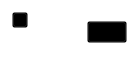
<?xml version="1.0" encoding="UTF-8"?>
<ui version="4.0">
 <class>BannerWidget</class>
 <widget class="QWidget" name="BannerWidget">
  <property name="geometry">
   <rect>
    <x>0</x>
    <y>0</y>
    <width>139</width>
    <height>64</height>
   </rect>
  </property>
  <property name="sizePolicy">
   <sizepolicy hsizetype="Preferred" vsizetype="Preferred">
    <horstretch>0</horstretch>
    <verstretch>0</verstretch>
   </sizepolicy>
  </property>
  <property name="minimumSize">
   <size>
    <width>0</width>
    <height>0</height>
   </size>
  </property>
  <property name="maximumSize">
   <size>
    <width>16777215</width>
    <height>16777215</height>
   </size>
  </property>
  <property name="windowTitle">
   <string/>
  </property>
  <property name="styleSheet">
   <string notr="true">QWidget
{
	background-color: transparent;
}

#wContent
{
	border-radius: 8px;
}

#lText
{
	font-size: 12px;
	font-weight: 400;
}

/* Warning */

#wContent[type=&quot;warning&quot;]
{
	background-color: #FEF4C6; /*colorToken.notification-warning*/
}
#wContent[type=&quot;warning&quot;] #lIcon
{
	image: url(:/alert-triangle.svg);
}

/* Error */

#wContent[type=&quot;error&quot;]
{
	background-color: #FFE4E8; /*colorToken.notification-error*/
}

#wContent[type=&quot;error&quot;] #lIcon
{
	image: url(:/x_circle_small_thin_outline_text_error);
}

/* Info */

#wContent[type=&quot;info&quot;]
{
	background-color: #DFF4FE; /*colorToken.notification-info*/
}

#wContent[type=&quot;info&quot;] #lIcon
{
	qproperty-icon: url(:/info_small_thin_outline_text_info);
}

/* success */

#wContent[type=&quot;success&quot;]
{
	background-color: #DFF4FE; /*colorToken.notification-success*/
}

#wContent[type=&quot;success&quot;] #lIcon
{
	qproperty-icon: url(:/check-circle-indicator-green.svg);
}
</string>
  </property>
  <layout class="QVBoxLayout" name="verticalLayout">
   <property name="spacing">
    <number>0</number>
   </property>
   <property name="leftMargin">
    <number>0</number>
   </property>
   <property name="topMargin">
    <number>0</number>
   </property>
   <property name="rightMargin">
    <number>0</number>
   </property>
   <property name="bottomMargin">
    <number>0</number>
   </property>
   <item>
    <widget class="QWidget" name="wContent" native="true">
     <property name="sizePolicy">
      <sizepolicy hsizetype="Preferred" vsizetype="Preferred">
       <horstretch>0</horstretch>
       <verstretch>0</verstretch>
      </sizepolicy>
     </property>
     <layout class="QHBoxLayout" name="contentLayout">
      <property name="spacing">
       <number>8</number>
      </property>
      <property name="leftMargin">
       <number>12</number>
      </property>
      <property name="topMargin">
       <number>12</number>
      </property>
      <property name="rightMargin">
       <number>12</number>
      </property>
      <property name="bottomMargin">
       <number>12</number>
      </property>
      <item>
       <widget class="QWidget" name="wTextContainer" native="true">
        <property name="sizePolicy">
         <sizepolicy hsizetype="Expanding" vsizetype="Preferred">
          <horstretch>0</horstretch>
          <verstretch>0</verstretch>
         </sizepolicy>
        </property>
        <layout class="QGridLayout" name="gridLayout">
         <property name="leftMargin">
          <number>0</number>
         </property>
         <property name="topMargin">
          <number>0</number>
         </property>
         <property name="rightMargin">
          <number>0</number>
         </property>
         <property name="bottomMargin">
          <number>0</number>
         </property>
         <property name="horizontalSpacing">
          <number>8</number>
         </property>
         <property name="verticalSpacing">
          <number>4</number>
         </property>
         <item row="0" column="1">
          <widget class="WordWrapLabel" name="lTitle">
           <property name="sizePolicy">
            <sizepolicy hsizetype="Expanding" vsizetype="Preferred">
             <horstretch>0</horstretch>
             <verstretch>0</verstretch>
            </sizepolicy>
           </property>
           <property name="minimumSize">
            <size>
             <width>0</width>
             <height>18</height>
            </size>
           </property>
           <property name="text">
            <string notr="true"/>
           </property>
           <property name="textFormat">
            <enum>Qt::RichText</enum>
           </property>
           <property name="openExternalLinks">
            <bool>true</bool>
           </property>
           <property name="textInteractionFlags">
            <set>Qt::LinksAccessibleByKeyboard|Qt::LinksAccessibleByMouse</set>
           </property>
           <property name="semibold" stdset="0">
            <bool>true</bool>
           </property>
          </widget>
         </item>
         <item row="1" column="1">
          <widget class="WordWrapLabel" name="lText">
           <property name="sizePolicy">
            <sizepolicy hsizetype="Expanding" vsizetype="Preferred">
             <horstretch>0</horstretch>
             <verstretch>0</verstretch>
            </sizepolicy>
           </property>
           <property name="minimumSize">
            <size>
             <width>0</width>
             <height>18</height>
            </size>
           </property>
           <property name="text">
            <string notr="true"/>
           </property>
           <property name="textFormat">
            <enum>Qt::RichText</enum>
           </property>
           <property name="openExternalLinks">
            <bool>true</bool>
           </property>
           <property name="textInteractionFlags">
            <set>Qt::LinksAccessibleByKeyboard|Qt::LinksAccessibleByMouse</set>
           </property>
          </widget>
         </item>
         <item row="0" column="0" alignment="Qt::AlignTop">
          <widget class="IconLabel" name="lIcon">
           <property name="sizePolicy">
            <sizepolicy hsizetype="Fixed" vsizetype="Fixed">
             <horstretch>0</horstretch>
             <verstretch>0</verstretch>
            </sizepolicy>
           </property>
           <property name="minimumSize">
            <size>
             <width>16</width>
             <height>16</height>
            </size>
           </property>
           <property name="maximumSize">
            <size>
             <width>16</width>
             <height>16</height>
            </size>
           </property>
           <property name="text">
            <string notr="true"/>
           </property>
          </widget>
         </item>
        </layout>
       </widget>
      </item>
      <item>
       <widget class="QWidget" name="wLinkContainer" native="true">
        <property name="sizePolicy">
         <sizepolicy hsizetype="Preferred" vsizetype="Preferred">
          <horstretch>0</horstretch>
          <verstretch>0</verstretch>
         </sizepolicy>
        </property>
        <layout class="QHBoxLayout" name="horizontalLayout">
         <property name="leftMargin">
          <number>0</number>
         </property>
         <property name="topMargin">
          <number>0</number>
         </property>
         <property name="rightMargin">
          <number>0</number>
         </property>
         <property name="bottomMargin">
          <number>0</number>
         </property>
         <item>
          <widget class="QPushButton" name="bLink">
           <property name="sizePolicy">
            <sizepolicy hsizetype="Preferred" vsizetype="Fixed">
             <horstretch>0</horstretch>
             <verstretch>0</verstretch>
            </sizepolicy>
           </property>
           <property name="cursor">
            <cursorShape>PointingHandCursor</cursorShape>
           </property>
           <property name="text">
            <string/>
           </property>
           <property name="type" stdset="0">
            <string notr="true">outline</string>
           </property>
           <property name="dimension" stdset="0">
            <string notr="true">small</string>
           </property>
          </widget>
         </item>
        </layout>
       </widget>
      </item>
     </layout>
    </widget>
   </item>
  </layout>
 </widget>
 <customwidgets>
  <customwidget>
   <class>WordWrapLabel</class>
   <extends>QLabel</extends>
   <header>WordWrapLabel.h</header>
  </customwidget>
  <customwidget>
   <class>IconLabel</class>
   <extends>QToolButton</extends>
   <header>tokenizer/TokenizableItems/IconLabel.h</header>
  </customwidget>
 </customwidgets>
 <resources/>
 <connections/>
</ui>
